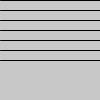
Frame 1 (no input)
Frame 60 (the mouse pressed at the canvas centre just before this capture): identical to frame 1, image omitted
Frame 120 (the mouse held since frame 60 and released just before this capture): identical to frame 1, image omitted

The Processing sketch that drew this single still picture (run headless with seeded random() and noise(); from frame 60 on, the mouse is pressed at the canvas centre):

// Processing sketch: L5_1a
// ── L5_1a.pde
void setup() {
  size(100, 100);
}


void draw() {
  background(200);
  int a = 0;  
  while (a < 70) {
    line(0, a, 100, a);
    a = a + 10;
  }
}
